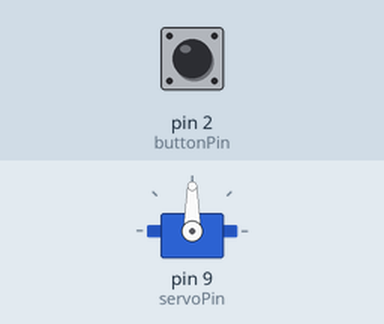
Recording of a sketch running on a simulated Arduino Uno, built with avr-gcc and run on an emulated ATmega328P. On the bench: servo. The test bench sets the inputs (shaded band); at power-on: pin 2 (buttonPin) LOW.

Above: at 1.2 s.
1.3 s: pin 2 (buttonPin) pulled HIGH for 3.2 s
At 2.1 s:
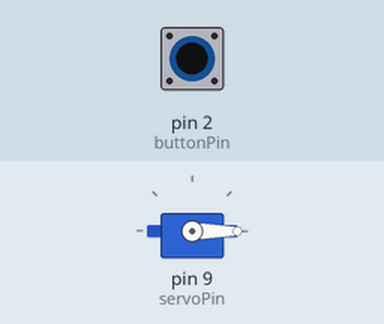
7.5 s: pin 2 (buttonPin) pulled HIGH for 0.15 s
At 10.3 s:
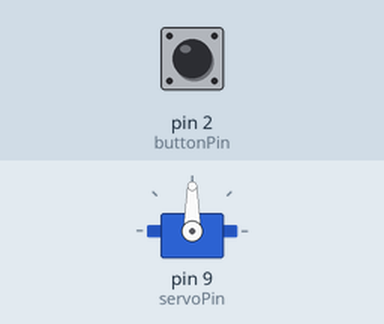
10.6 s: pin 2 (buttonPin) pulled HIGH for 1 s
At 11.6 s:
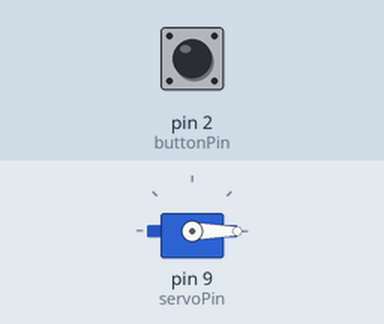
Timing chart, 0 to 14.1 s (numbered marks = the images above; inputs shaded):
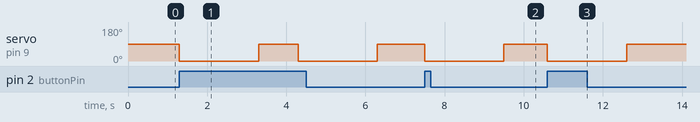

Measured:
- after the input at 1.3 s, servo on pin 9 (servoPin): alternates 90° for 1.0 s and 0° for 2.0 s, starting at once
- after the input at 7.5 s, servo on pin 9 (servoPin): 90° → 0° at once, → 90° 2.0 s later
- after the input at 10.6 s, servo on pin 9 (servoPin): 90° → 0° at once, → 90° 2.0 s later

The sketch:

AutomaticFeeder.ino
```cpp
#include <Servo.h>

Servo myservo;

int servoPin = 9;
int buttonPin = 2;
int estado = 0;

void setup() {
  myservo.attach(servoPin);
  pinMode(buttonPin, INPUT);
  pinMode(servoPin, OUTPUT);
  digitalWrite(buttonPin, LOW);
}

void loop() {
  estado = digitalRead(buttonPin);
  if(estado == HIGH) {
  myservo.write(-90);
  delay(2000);
  myservo.write(90);
  delay(1000);
  }
}
```
